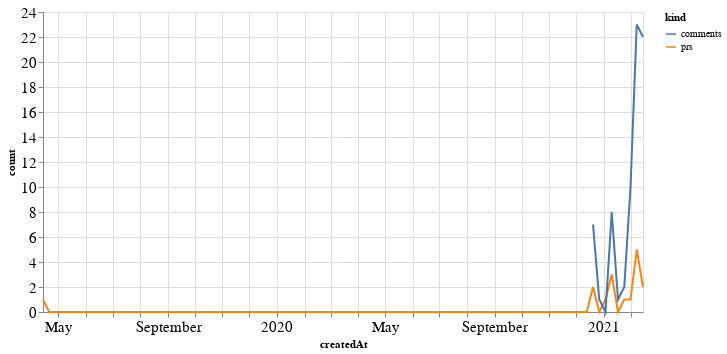

The notebook cell saved with this chart:
### Code cell
alt.Chart(total_time, width=600).mark_line().encode(
    x='createdAt',
    y='count',
    color='kind'
)

### Figure 1 — Vega-Lite specification as saved in the notebook (floating-point values rounded to 4 significant figures; data arrays with more than 128 entries replaced by an {"elided": "..."} marker saying what was removed)
{"config": {"axisLeft": {"labelFontSize": 15}, "axisBottom": {"labelFontSize": 15}}, "data": {"name": "data-87de112b03ed45598ea7d55a9007ab72"}, "mark": "line", "encoding": {"color": {"type": "nominal", "field": "kind"}, "x": {"type": "temporal", "field": "createdAt"}, "y": {"type": "quantitative", "field": "count"}}, "width": 600, "$schema": "https://vega.github.io/schema/vega-lite/v4.8.1.json", "datasets": {"data-87de112b03ed45598ea7d55a9007ab72": {"elided": "194 records"}}}
